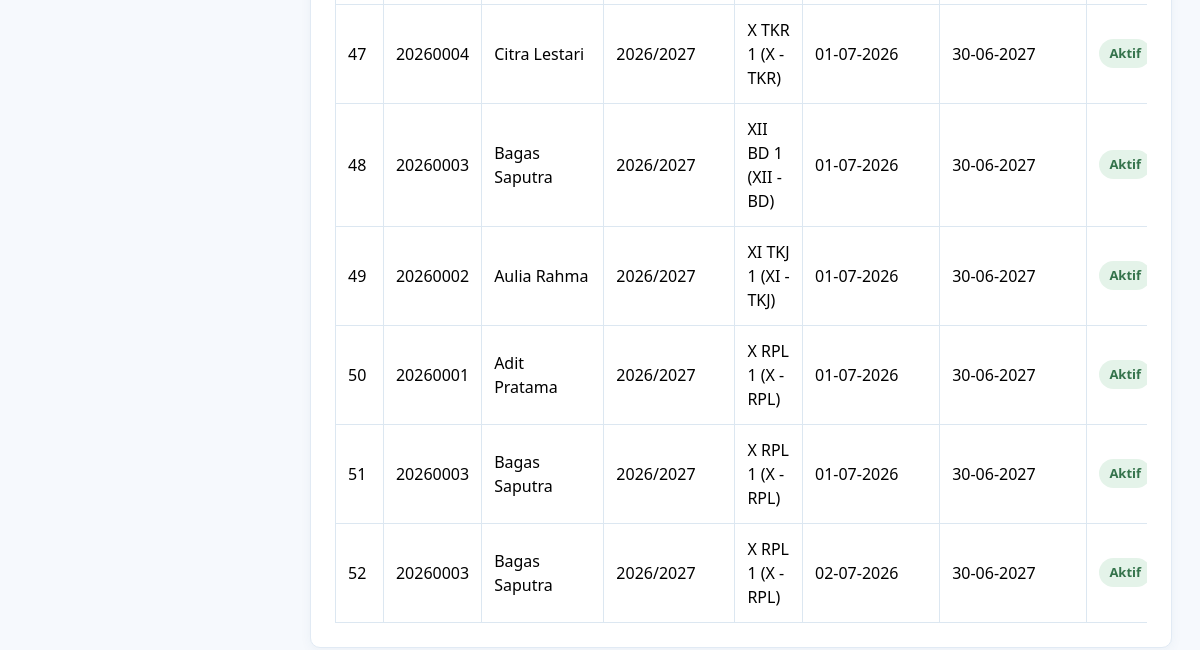
The page /admin/penempatan_siswa.php (signed in, lower part) on the database as committed earlier.
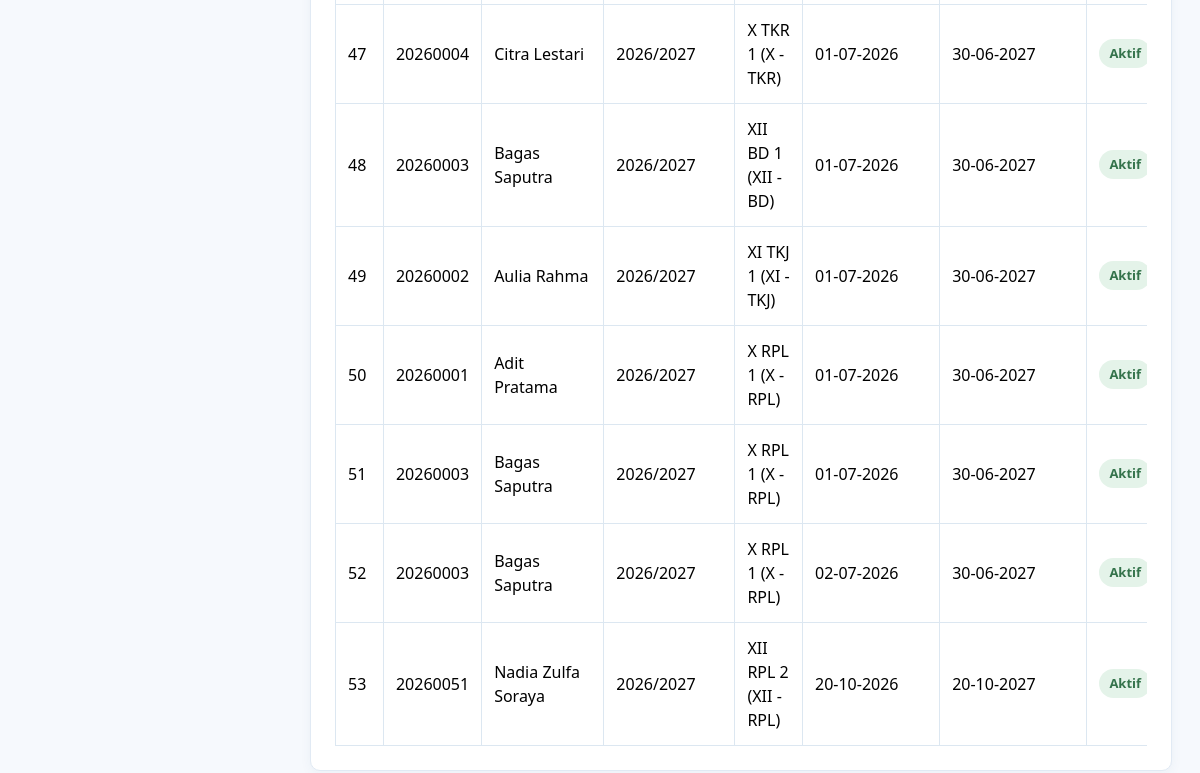
The same page on the database as committed later.
### tables this page shows
CREATE TABLE `t_kelas_siswa` (
  `id` int(11) NOT NULL,
  `siswa_id` int(11) NOT NULL,
  `tahun_ajaran_id` int(11) NOT NULL,
  `kelas_id` int(11) NOT NULL,
  `tanggal_mulai` date NOT NULL,
  `tanggal_selesai` date NOT NULL,
  `status_aktif` tinyint(1) NOT NULL,
  `created_at` timestamp NULL DEFAULT current_timestamp(),
  `update_at` timestamp NULL DEFAULT current_timestamp()
);

CREATE TABLE `t_siswa` (
  `id` int(11) NOT NULL,
  `nis` varchar(10) NOT NULL,
  `nisn` varchar(10) NOT NULL,
  `nama` varchar(150) NOT NULL,
  `jenis_kelamin` char(1) NOT NULL,
  `tanggal_lahir` date NOT NULL,
  `alamat` text NOT NULL,
  `status_aktif` tinyint(1) NOT NULL,
  `created_at` timestamp NULL DEFAULT current_timestamp(),
  `update_at` timestamp NULL DEFAULT current_timestamp()
);

CREATE TABLE `t_tahun_ajaran` (
  `id` int(11) NOT NULL,
  `nama` varchar(20) NOT NULL,
  `tanggal_mulai` date DEFAULT NULL,
  `tanggal_selesai` date DEFAULT NULL,
  `status_aktif` tinyint(1) DEFAULT NULL,
  `created_at` timestamp NULL DEFAULT current_timestamp(),
  `update_at` timestamp NULL DEFAULT current_timestamp()
);

CREATE TABLE `t_kelas` (
  `id` int(11) NOT NULL,
  `nama` varchar(100) NOT NULL,
  `tingkat` varchar(20) NOT NULL,
  `jurusan` varchar(100) NOT NULL,
  `status_aktif` tinyint(1) DEFAULT NULL,
  `created_at` timestamp NULL DEFAULT current_timestamp(),
  `update_at` timestamp NULL DEFAULT current_timestamp()
);

### admin/penempatan_siswa.php (the view, shortened to what this page needs)
<?php
include "../config/koneksi.php";
function e($value) {
    return htmlspecialchars((string)($value ?? ''), ENT_QUOTES, 'UTF-8');
}
$data_penempatan = mysqli_query(
    $koneksi,
    "SELECT
        ks.id,
        s.nis,
        s.nama AS nama_siswa,
        ta.nama AS tahun_ajaran,
        k.nama AS nama_kelas,
        k.tingkat,
        k.jurusan,
        ks.tanggal_mulai,
        ks.tanggal_selesai,
        ks.status_aktif
     FROM t_kelas_siswa ks
     INNER JOIN t_siswa s ON ks.siswa_id = s.id
     INNER JOIN t_tahun_ajaran ta ON ks.tahun_ajaran_id = ta.id
     INNER JOIN t_kelas k ON ks.kelas_id = k.id
     ORDER BY ks.id DESC"
);
?>
<!DOCTYPE html>
<html lang="id">
<head>
    <link href="https://cdn.jsdelivr.net/npm/bootstrap@5.3.8/dist/css/bootstrap.min.css" rel="stylesheet">
    <link href="https://cdn.datatables.net/2.3.4/css/dataTables.bootstrap5.min.css" rel="stylesheet">
</head>
<body>
<div class="layout">
    <main class="main">
        <div class="container">
            <div class="card">
                <div class="card-body">
                    <div class="table-responsive">
                        <table id="tabelPenempatan" class="table table-hover">
                            <tbody>
                                <?php if ($data_penempatan && mysqli_num_rows($data_penempatan) > 0): ?>
                                    <?php $no = 1; ?>
                                    <?php while ($p = mysqli_fetch_assoc($data_penempatan)): ?>
                                        <tr>
                                            <td><?= $no++ ?></td>
                                            <td><?= e($p['nis']) ?></td>
                                            <td><?= e($p['nama_siswa']) ?></td>
                                            <td><?= e($p['tahun_ajaran']) ?></td>
                                            <td>
                                                <?= e($p['nama_kelas']) ?>
                                                (<?= e($p['tingkat']) ?> - <?= e($p['jurusan']) ?>)
                                            </td>
                                            <td>
                                                <?= $p['tanggal_mulai']
                                                    ? date('d-m-Y', strtotime($p['tanggal_mulai']))
                                                    : '-' ?>
                                            </td>
                                            <td>
                                                <?= $p['tanggal_selesai']
                                                    ? date('d-m-Y', strtotime($p['tanggal_selesai']))
                                                    : '-' ?>
                                            </td>
                                            <td>
                                                <?php if ((int)$p['status_aktif'] === 1): ?>
                                                    <span class="status-aktif">Aktif</span>
                                                <?php else: ?>
                                                    <span class="status-nonaktif">Tidak Aktif</span>
                                                <?php endif; ?>
                                            </td>
                                        </tr>
                                    <?php endwhile; ?>
                                <?php endif; ?>
                            </tbody>
                        </table>
                    </div>
                </div>
            </div>
        </div>
    </main>
</div>
</body>
</html>

Rows that differ between the two databases and show on the page:
added t_kelas_siswa: siswa.nis "20260051", siswa.nama "Nadia Zulfa Soraya", tahun_ajaran.nama "2026/2027", kelas.nama "XII RPL 2", kelas.tingkat "XII", kelas.jurusan "RPL", tanggal_mulai "20-10-2026", tanggal_selesai "20-10-2027", status_aktif "Aktif"
